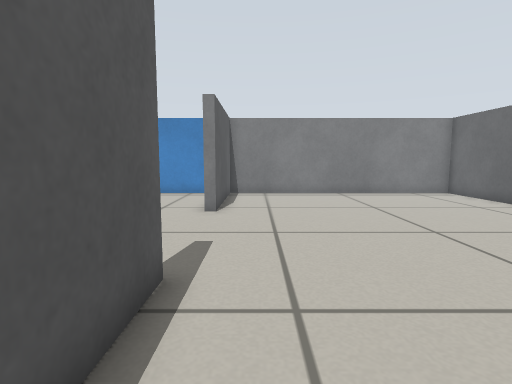
[1] (above)

14 first-person views from a walk through a robot-simulator world made for Gazebo. The camera is 0.45 m above the floor, tilts 6° down and sees 80° across. The floor is counted in squares, 0.25 m on a side. Each view is taken from the middle of a square. On the plan, view 1 faces up. The plan holds only what a view shows up to about 16 squares ahead; the rest is blank.

[2]
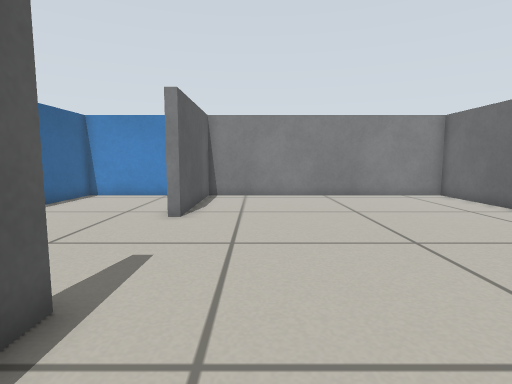

[3]
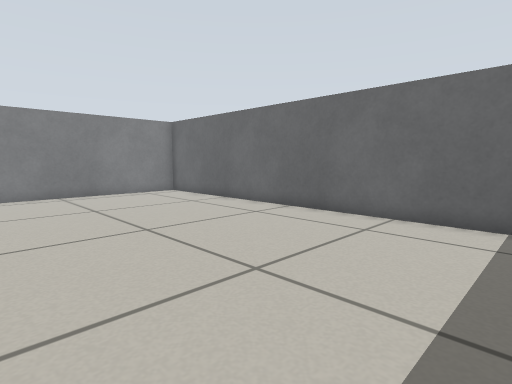

[4]
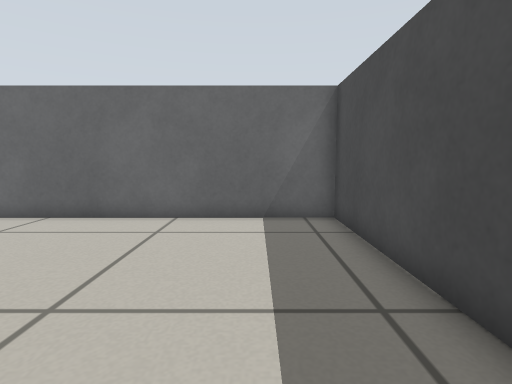

[5]
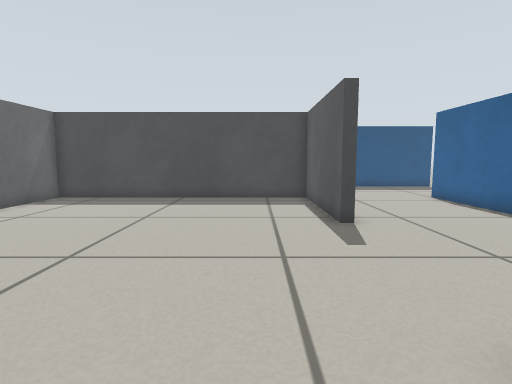

[6]
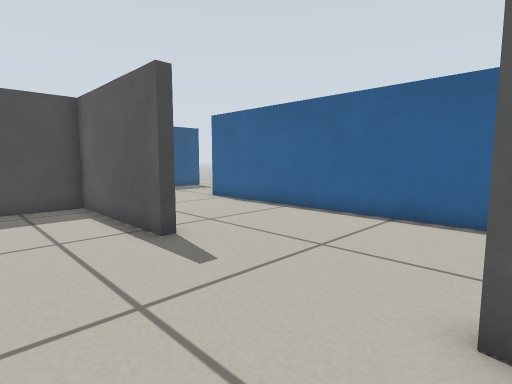

[7]
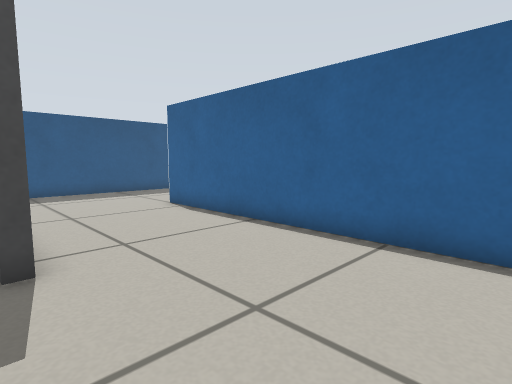

[8]
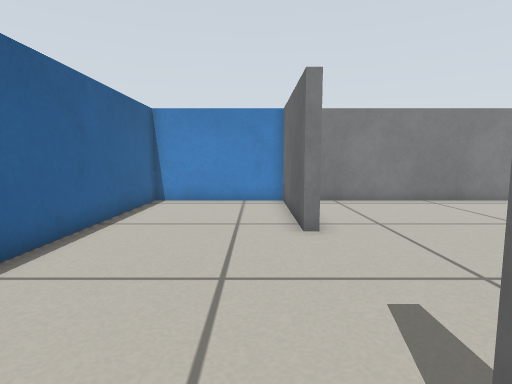

[9]
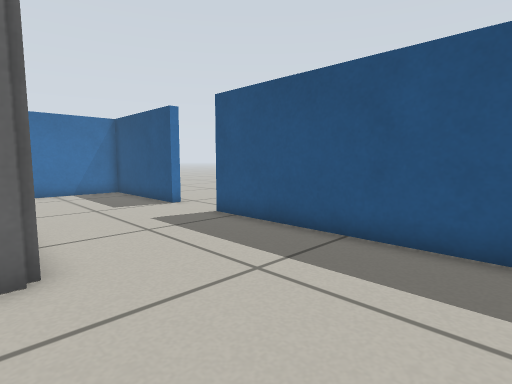

[10]
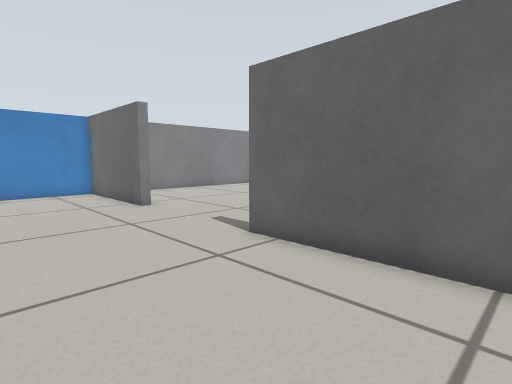

[11]
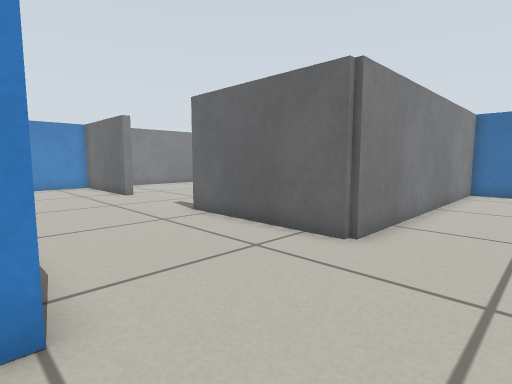

[12]
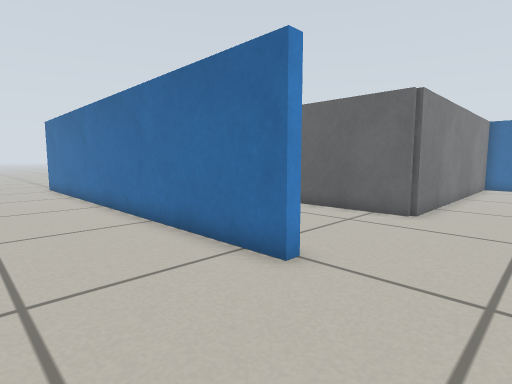

[13]
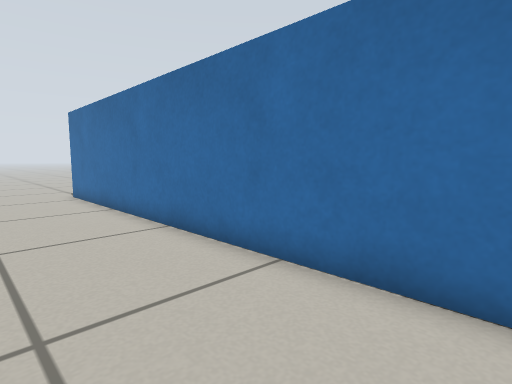

[14]
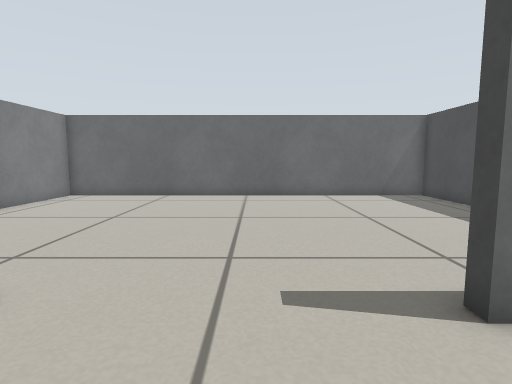

### Floor plan
Points are (right, up) in squares from view 1. A wall is a line through its corners. A room is listed if a view was taken in it or the views show most of it. See-through windows are left out.
Room 1 (views 1, 2, 3, 4, 5, 6, 7, 8, 9, 10, 14)
walls: (-1.8, -1.8) (-1.8, 4.4) (-1.4, 4.4) (-1.4, -1.4) (10.4, -1.4) (10.4, 16.4) (-1.4, 16.4) (-1.4, 10.6) (-1.8, 10.6) (-1.8, 16.4) (-7.5, 16.4) (-7.5, -1.6) (-7.9, -1.6)
ways out: opening at (-5.5, -1.8) to room 2
Room 2 (views 11, 12, 13)
walls: (-7.9, -1.6) (-7.9, 16.6); (-6.6, -7.5) (1.5, -7.5); (4.5, -8) (4.5, -7.5) (9.4, -7.5); (10.4, -6.6) (10.4, -1.8) (-1.8, -1.8)
ways out: opening at (-5.5, -1.8) to room 1; opening at (-8, 18); opening at (5, -9)

Where each view was taken, in squares from view 1:
view 1: 0 up, 0 right, facing up
view 2: 1 up, 1 right, facing up
view 3: 0 up, 1 right, facing up-right
view 4: 1 up, 1 right, facing right
view 5: 13 up, 1 right, facing down
view 6: 11 up, 2 right, facing down-left
view 7: 10 up, 1 left, facing down-left
view 8: 3 up, 3 left, facing up
view 9: 1 down, 7 left, facing down-right
view 10: 1 down, 7 left, facing up-right
view 11: 5 down, 8 left, facing up-right
view 12: 5 down, 12 left, facing up-right
view 13: 0 up, 12 left, facing up-right
view 14: 7 up, 5 left, facing right
